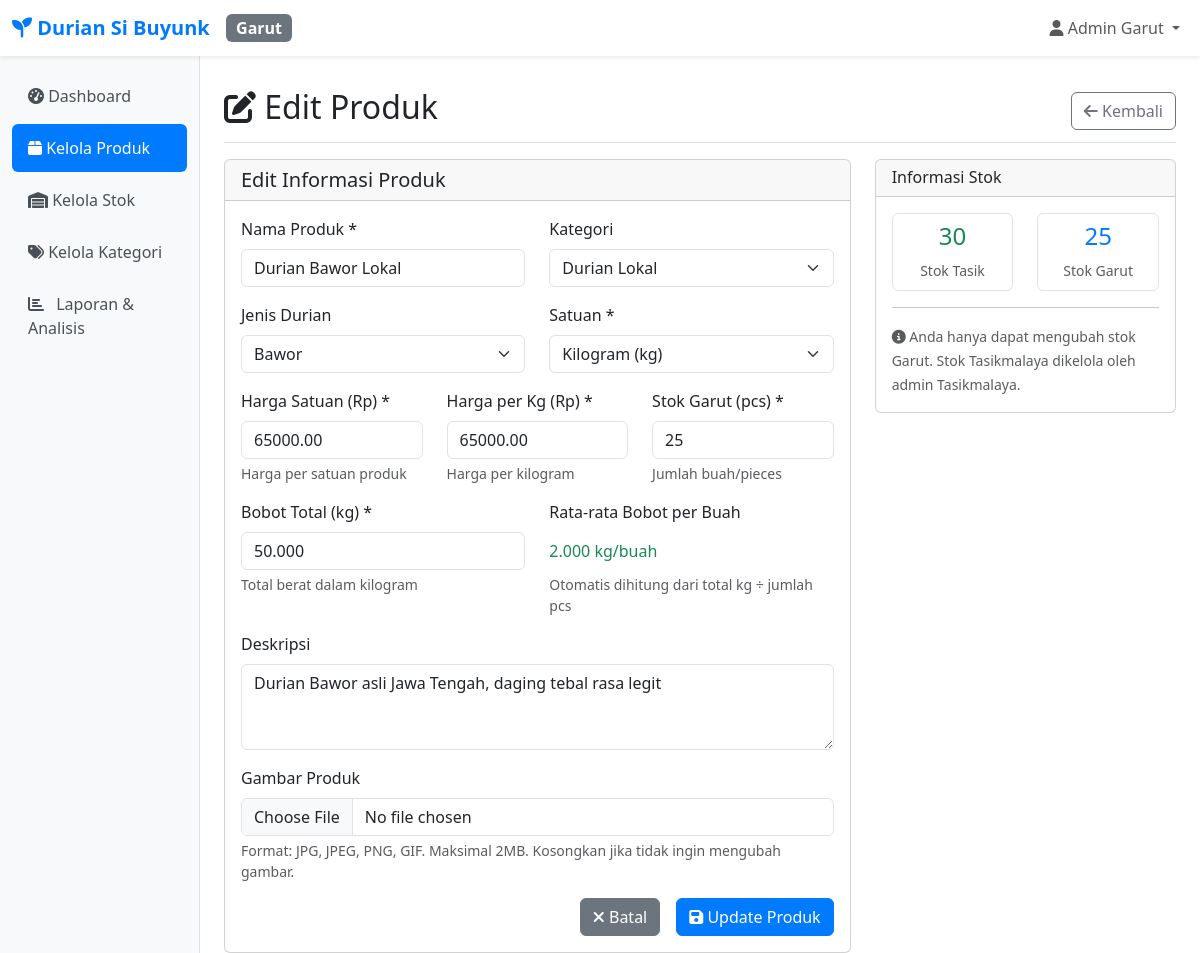
/cabang/garut/produk/edit.php?id=7 (signed in), run on the app's committed database.
### tables this page shows
CREATE TABLE `users` (
  `id` int(11) NOT NULL,
  `username` varchar(50) NOT NULL,
  `password` varchar(255) NOT NULL,
  `nama_lengkap` varchar(100) NOT NULL,
  `cabang_id` int(11) NOT NULL,
  `role` enum('admin') DEFAULT 'admin',
  `created_at` timestamp NOT NULL DEFAULT current_timestamp(),
  `updated_at` timestamp NOT NULL DEFAULT current_timestamp() ON UPDATE current_timestamp()
);

CREATE TABLE `cabang` (
  `id` int(11) NOT NULL,
  `nama_cabang` varchar(50) NOT NULL,
  `kode_cabang` varchar(10) NOT NULL,
  `alamat` text DEFAULT NULL,
  `telepon` varchar(20) DEFAULT NULL,
  `created_at` timestamp NOT NULL DEFAULT current_timestamp()
);

CREATE TABLE `produk` (
  `id` int(11) NOT NULL,
  `nama_produk` varchar(200) NOT NULL,
  `kategori_id` int(11) DEFAULT NULL,
  `jenis_durian_id` int(11) DEFAULT NULL,
  `harga` decimal(12,2) NOT NULL,
  `harga_per_kg` decimal(12,2) DEFAULT 0.00 COMMENT 'Harga per kilogram',
  `stok_tasik` int(11) DEFAULT 0,
  `stok_garut` int(11) DEFAULT 0,
  `total_kg_tasik` decimal(10,3) DEFAULT 0.000 COMMENT 'Total berat stok Tasik dalam kg',
  `total_kg_garut` decimal(10,3) DEFAULT 0.000 COMMENT 'Total berat stok Garut dalam kg',
  `total_pcs_tasik` int(11) DEFAULT 0 COMMENT 'Total pieces Tasik',
  `total_pcs_garut` int(11) DEFAULT 0 COMMENT 'Total pieces Garut',
  `satuan` varchar(20) DEFAULT 'pcs',
  `deskripsi` text DEFAULT NULL,
  `gambar` varchar(255) DEFAULT NULL,
  `status` enum('aktif','nonaktif') DEFAULT 'aktif',
  `created_at` timestamp NOT NULL DEFAULT current_timestamp(),
  `updated_at` timestamp NOT NULL DEFAULT current_timestamp() ON UPDATE current_timestamp()
);

CREATE TABLE `kategori` (
  `id` int(11) NOT NULL,
  `nama_kategori` varchar(100) NOT NULL,
  `deskripsi` text DEFAULT NULL,
  `created_at` timestamp NOT NULL DEFAULT current_timestamp()
);

CREATE TABLE `jenis_durian` (
  `id` int(11) NOT NULL,
  `nama_jenis` varchar(100) NOT NULL,
  `deskripsi` text DEFAULT NULL,
  `created_at` timestamp NOT NULL DEFAULT current_timestamp()
);

### cabang/garut/produk/edit.php (the view, shortened to what the rows shown need)
<?php
require_once __DIR__ . '/../../../includes/auth.php';
require_once __DIR__ . '/../../../includes/functions.php';
$id = isset($_GET['id']) ? (int)$_GET['id'] : 0;
$product = getProduct($id);
$categories = getCategories();
$jenisDurian = getJenisDurian();
include __DIR__ . '/../../../includes/header.php';
?>
<div class="d-flex justify-content-between flex-wrap flex-md-nowrap align-items-center pt-3 pb-2 mb-3 border-bottom">
    <h1 class="h2"><i class="fas fa-edit"></i> Edit Produk</h1>
</div>
<div class="row">
    <div class="col-lg-8">
        <div class="card">
            <div class="card-body">
                <form method="POST" enctype="multipart/form-data">
                    <div class="row">
                        <div class="col-md-6">
                            <div class="mb-3">
                                <label for="nama_produk" class="form-label">Nama Produk *</label>
                                <input type="text" class="form-control" id="nama_produk" name="nama_produk"
                                       value="<?= isset($_POST['nama_produk']) ? htmlspecialchars($_POST['nama_produk']) : htmlspecialchars($product['nama_produk']) ?>"
                                       required>
                            </div>
                        </div>
                        <div class="col-md-6">
                            <div class="mb-3">
                                <label for="kategori_id" class="form-label">Kategori</label>
                                <select class="form-select" id="kategori_id" name="kategori_id">
                                    <?php foreach ($categories as $category): ?>
                                        <option value="<?= $category['id'] ?>"
                                                <?= (isset($_POST['kategori_id']) ? $_POST['kategori_id'] : $product['kategori_id']) == $category['id'] ? 'selected' : '' ?>>
                                            <?= htmlspecialchars($category['nama_kategori']) ?>
                                        </option>
                                    <?php endforeach; ?>
                                </select>
                            </div>
                        </div>
                    </div>
                    <div class="row">
                        <div class="col-md-6">
                            <div class="mb-3">
                                <label for="jenis_durian_id" class="form-label">Jenis Durian</label>
                                <select class="form-select" id="jenis_durian_id" name="jenis_durian_id">
                                    <?php foreach ($jenisDurian as $jenis): ?>
                                        <option value="<?= $jenis['id'] ?>"
                                                <?= (isset($_POST['jenis_durian_id']) ? $_POST['jenis_durian_id'] : $product['jenis_durian_id']) == $jenis['id'] ? 'selected' : '' ?>>
                                            <?= htmlspecialchars($jenis['nama_jenis']) ?>
                                        </option>
                                    <?php endforeach; ?>
                                </select>
                            </div>
                        </div>
                        <div class="col-md-6">
                            <div class="mb-3">
                                <label for="satuan" class="form-label">Satuan *</label>
                                <select class="form-select" id="satuan" name="satuan" required>
                                    <?php
                                    $satuanOptions = ['kg' => 'Kilogram (kg)', 'pcs' => 'Pieces (pcs)', 'box' => 'Box', 'cup' => 'Cup', 'gelas' => 'Gelas'];
                                    $currentSatuan = isset($_POST['satuan']) ? $_POST['satuan'] : $product['satuan'];
                                    foreach ($satuanOptions as $value => $label):
                                    ?>
                                        <option value="<?= $value ?>" <?= $currentSatuan == $value ? 'selected' : '' ?>><?= $label ?></option>
                                    <?php endforeach; ?>
                                </select>
                            </div>
                        </div>
                    </div>
                    <div class="row">
                        <div class="col-md-4">
                            <div class="mb-3">
                                <label for="harga" class="form-label">Harga Satuan (Rp) *</label>
                                <input type="number" class="form-control" id="harga" name="harga"
                                       value="<?= isset($_POST['harga']) ? $_POST['harga'] : $product['harga'] ?>"
                                       min="0" step="100" required>
                                <div class="form-text">Harga per satuan produk</div>
                            </div>
                        </div>
                        <div class="col-md-4">
                            <div class="mb-3">
                                <label for="harga_per_kg" class="form-label">Harga per Kg (Rp) *</label>
                                <input type="number" class="form-control" id="harga_per_kg" name="harga_per_kg"
                                       value="<?= isset($_POST['harga_per_kg']) ? $_POST['harga_per_kg'] : $product['harga_per_kg'] ?>"
                                       min="0" step="100" required>
                                <div class="form-text">Harga per kilogram</div>
                            </div>
                        </div>
                        <div class="col-md-4">
                            <div class="mb-3">
                                <label for="stok_garut" class="form-label">Stok Garut (pcs) *</label>
                                <input type="number" class="form-control" id="stok_garut" name="stok_garut"
                                       value="<?= isset($_POST['stok_garut']) ? $_POST['stok_garut'] : $product['stok_garut'] ?>"
                                       min="0" required>
                                <div class="form-text">Jumlah buah/pieces</div>
                            </div>
                        </div>
                    </div>
                    <div class="row">
                        <div class="col-md-6">
                            <div class="mb-3">
                                <label for="total_kg_garut" class="form-label">Bobot Total (kg) *</label>
                                <input type="number" class="form-control" id="total_kg_garut" name="total_kg_garut"
                                       value="<?= isset($_POST['total_kg_garut']) ? $_POST['total_kg_garut'] : $product['total_kg_garut'] ?>"
                                       step="0.001" min="0" required>
                                <div class="form-text">Total berat dalam kilogram</div>
                            </div>
                        </div>
                    </div>
                    <div class="mb-3">
                        <label for="deskripsi" class="form-label">Deskripsi</label>
                        <textarea class="form-control" id="deskripsi" name="deskripsi" rows="3"
                                  placeholder="Deskripsi produk..."><?= isset($_POST['deskripsi']) ? htmlspecialchars($_POST['deskripsi']) : htmlspecialchars($product['deskripsi']) ?></textarea>
                    </div>
                </form>
            </div>
        </div>
    </div>
    <div class="col-lg-4">
        <div class="card">
            <div class="card-body">
                <div class="row text-center">
                    <div class="col-6">
                        <div class="border rounded p-2">
                            <div class="h4 text-success"><?= $product['stok_tasik'] ?></div>
                            <small class="text-muted">Stok Tasik</small>
                        </div>
                    </div>
                    <div class="col-6">
                        <div class="border rounded p-2">
                            <div class="h4 text-primary"><?= $product['stok_garut'] ?></div>
                            <small class="text-muted">Stok Garut</small>
                        </div>
                    </div>
                </div>
            </div>
        </div>
    </div>
</div>
                </div>
            </main>
        </div>
    </div>
</body>
</html>

### includes/header.php (shortened to what the rows shown need)
<?php
require_once __DIR__ . '/auth.php';
$currentUser = getCurrentUser();
$branchName = $currentUser ? $currentUser['nama_cabang'] : '';
?>
<!DOCTYPE html>
<html lang="id">
<head>
    <link href="https://cdn.jsdelivr.net/npm/bootstrap@5.3.0/dist/css/bootstrap.min.css" rel="stylesheet">
    <link href="https://cdnjs.cloudflare.com/ajax/libs/font-awesome/6.4.0/css/all.min.css" rel="stylesheet">
</head>
<body>
    <nav class="navbar navbar-expand-lg navbar-light bg-white shadow-sm">
        <div class="container-fluid">
            <a class="navbar-brand" href="dashboard.php">
                <i class="fas fa-seedling"></i> <?= APP_NAME ?>
            </a>
            <span class="badge bg-secondary fs-6"><?= $branchName ?></span>
            <div class="navbar-nav ms-auto">
                <div class="nav-item dropdown">
                    <a class="nav-link dropdown-toggle" href="#" id="navbarDropdown" role="button" data-bs-toggle="dropdown">
                        <i class="fas fa-user"></i> <?= $currentUser['nama_lengkap'] ?? 'User' ?>
                    </a>
                </div>
            </div>
        </div>
    </nav>
    <div class="container-fluid">
        <div class="row">
            <main class="col-md-9 ms-sm-auto col-lg-10 px-md-4">
                <div class="pt-3">

### data on the page
users: cabang.nama_cabang "Garut", nama_lengkap "Admin Garut"
produk: nama_produk "Durian Bawor Lokal", kategori_id "Durian Lokal", jenis_durian_id "Bawor", satuan "Kilogram (kg)", harga "65000.00", harga_per_kg "65000.00", stok_garut "25", total_kg_garut "50.000", deskripsi "Durian Bawor asli Jawa Tengah, daging tebal rasa legit", stok_tasik "30"

### other printed values
APP_NAME "Durian Si Buyunk"
